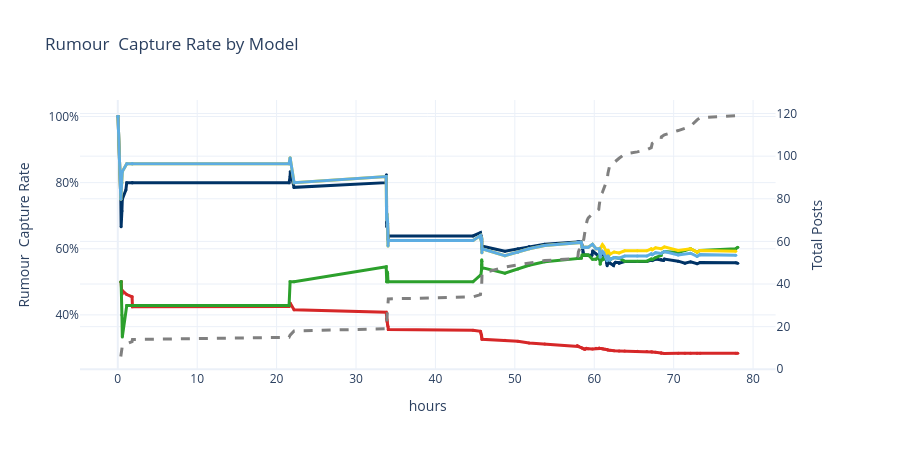

The code cell stored with this chart in its notebook:
### Code cell
import plotly.graph_objects as go
from plotly.subplots import make_subplots

# Create figure with secondary y-axis
fig = make_subplots(specs=[[{"secondary_y": True}]])
model_colors = {
    "RF": "#003366",      # Dark blue
    "HAN": "#D62728",     # Red
    "LGBM": "#FFD700",    # Yellow (Gold)
    "LSTM": "#5DADE2",    # Light blue
    "GAT": "#2CA02C",     # Green
}

df_all.hour = (
    df_all.hour
    - float(
        df_all.hour.min()
    )
)

# Add one line per model
for model in df_all["model"].unique():

    df_all_model = (
        df_all[df_all["model"] == model]
        .sort_values("hour")
    )

    # Capture rate lines
    fig.add_trace(
        go.Scatter(
            x=df_all_model["hour"],
            y=df_all_model["capture_rate"],
            mode="lines+markers",
            name=model,
            line=dict(
            color=model_colors.get(model, "#808080"),
            width=3,
        ),
        marker=dict(
            color=model_colors.get(model, "#808080"),
            size=3,
        )
        ),
        secondary_y=False,
    )

    # Total posts as area plot (only once)
    if model == "GAT":
        fig.add_trace(
                    go.Scatter(
            x=df_all_model["hour"],
            y=df_all_model["total_posts"],
            mode="lines",
            line=dict(color="gray", dash="dash", width=3),
            name="Total Posts",
        ),
            secondary_y=True,
        )

fig.update_layout(
    title="Rumour  Capture Rate by Model",
    template="plotly_white",
    hovermode="x unified",
        showlegend=False,
     width=900,
    height=450
)

fig.update_xaxes(title_text="hours")

fig.update_yaxes(
    title_text="Rumour  Capture Rate",
    secondary_y=False,
    tickformat=".0%",
)

fig.update_yaxes(
    title_text="Total Posts",
    secondary_y=True,
)

fig.show()
